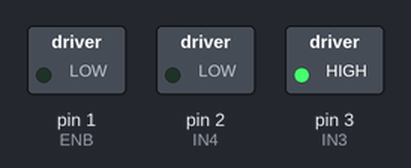
A sketch run on a simulated Arduino Uno, built with avr-gcc and run on an emulated ATmega328P. On the bench: switched loads named in the sketch (green lamp = pin HIGH).

Above: at 2.0 s.
At 5.0 s:
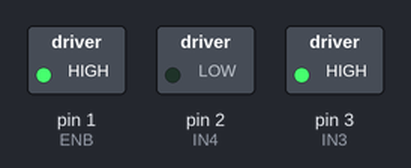
Timing chart, 0 to 12.7 s (numbered marks = the images above):
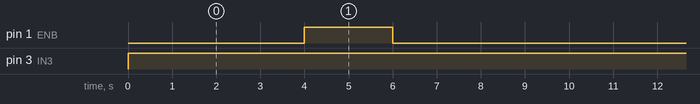

Measured:
- by itself, pin 1 (ENB): alternates HIGH for 2.0 s and LOW for 9.0 s
- by itself, pin 3 (IN3): LOW → HIGH at 0.00 s

The sketch:

poten_test.ino
```cpp
/*
 Ejemplo de control de motor DC usando modulo L298
 http://electronilab.co/tienda/driver-dual-para-motores-full-bridge-l298n/

 Creado 16/05/14
 por Andres Cruz
 ELECTRONILAB.CO
 */

int IN3 = 3;    // Input3 conectada al pin 5
int IN4 = 2;    // Input4 conectada al pin 4
int ENB = 1;    // ENB conectada al pin 3 de Arduino
void setup()
{
 pinMode (ENB, OUTPUT);
 pinMode (IN3, OUTPUT);
 pinMode (IN4, OUTPUT);
}
void loop()
{
  //Preparamos la salida para que el motor gire en un sentido
  digitalWrite (IN3, HIGH);
  digitalWrite (IN4, LOW);
  // Aplicamos PWM al pin ENB, haciendo girar el motor, cada 2 seg aumenta la velocidad
  analogWrite(ENB,55);
  delay(2000);
  analogWrite(ENB,105);
  delay(2000);
  analogWrite(ENB,255);
  delay(2000);
  // Apagamos el motor y esperamos 5 seg
  analogWrite(ENB,0);
  delay(5000);
}
```
